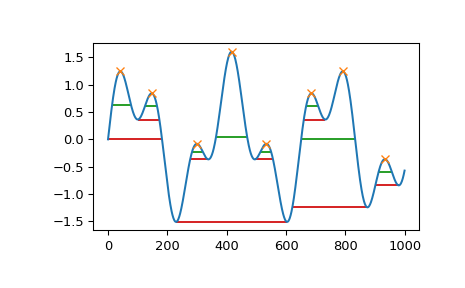

The script that drew this image:
from scipy.signal import chirp, find_peaks, peak_widths
import matplotlib.pyplot as plt

# Create a test signal with two overlayed harmonics

x = np.linspace(0, 6 * np.pi, 1000)
x = np.sin(x) + 0.6 * np.sin(2.6 * x)

# Find all peaks and calculate their widths at the relative height of 0.5
# (contour line at half the prominence height) and 1 (at the lowest contour
# line at full prominence height).

peaks, _ = find_peaks(x)
results_half = peak_widths(x, peaks, rel_height=0.5)
results_half[0]  # widths
# array([ 64.25172825,  41.29465463,  35.46943289, 104.71586081,
# 35.46729324,  41.30429622, 181.93835853,  45.37078546])
results_full = peak_widths(x, peaks, rel_height=1)
results_full[0]  # widths
# array([181.9396084 ,  72.99284945,  61.28657872, 373.84622694,
# 61.78404617,  72.48822812, 253.09161876,  79.36860878])

# Plot signal, peaks and contour lines at which the widths where calculated

plt.plot(x)
plt.plot(peaks, x[peaks], "x")
plt.hlines(*results_half[1:], color="C2")
plt.hlines(*results_full[1:], color="C3")
plt.show()
